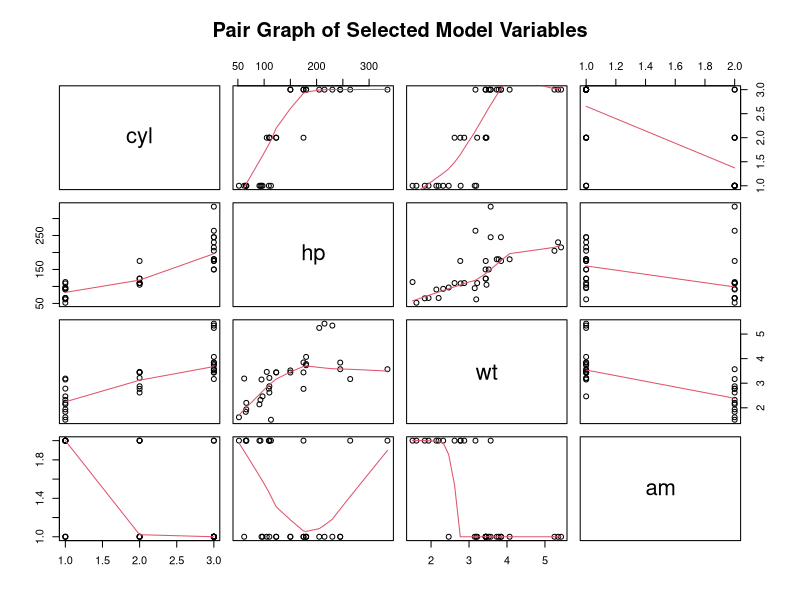
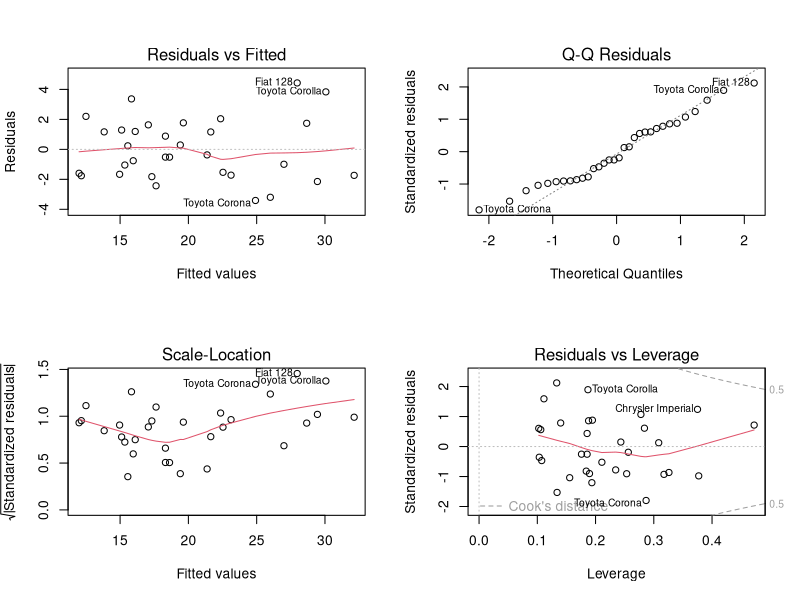
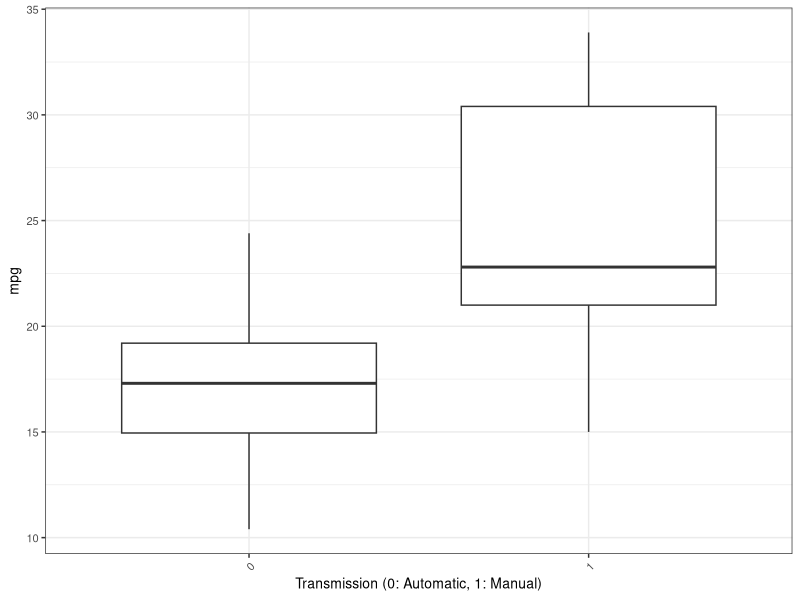

Generate these figures, in order, with R:
## ---- chunk 1
libs=c('ggplot2','scales')
lapply(libs,library, character.only=T)
# Plot style
Plot_theme = theme_bw()+
      theme(plot.title = element_text(size = 12)
            ,axis.title.x = element_text(size=10)
            ,axis.title.y = element_text(size=10)
            ,axis.text.x = element_text(size=8,angle = 45, hjust = 1)
            ,axis.text.y = element_text(size=8)            
      )
# Load Data
data(mtcars)
mtcars$cyl <- as.factor(mtcars$cyl)
mtcars$vs <- as.factor(mtcars$vs)
mtcars$am <- factor(mtcars$am)
mtcars$gear <- factor(mtcars$gear)
mtcars$carb <- factor(mtcars$carb)
## ---- chunk 2
MPGmuTest=with(mtcars,t.test(mpg~am))
MPGmuTest$p.value   #P value of test
MPGmuTest$estimate  #MPG means of different transmission type
## ---- chunk 3
fullmodel=lm(mpg~.,data=mtcars)
with(summary(fullmodel),pf(fstatistic[1], fstatistic[2], fstatistic[3], lower.tail=F)) #Get P value from F distribution value
## ---- chunk 4
sltVarmodel=step(fullmodel)
## ---- chunk 5
pairs(mtcars[,c('cyl','hp','wt','am')],panel=panel.smooth,main='Pair Graph of Selected Model Variables')
## ---- chunk 6
intactmodel=lm(mpg~cyl + hp + wt + am+wt*hp,data=mtcars)
## ---- chunk 7
anova(sltVarmodel,intactmodel)
## ---- chunk 8
par(mfrow = c(2, 2))
plot(intactmodel)
## ---- chunk 9
ggplot(data=mtcars)+
  geom_boxplot(aes(factor(am),mpg))+
  labs(x='Transmission (0: Automatic, 1: Manual)')+
  Plot_theme
